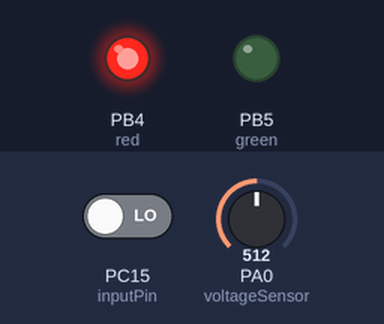
A sketch run on a simulated STM32 Blue Pill. Shown: output pins drawn as LEDs (lit = HIGH). The test bench sets the inputs (shaded band); at power-on: PA0 (voltageSensor) = 512, PC15 (inputPin) LOW.

Above: at 3.2 s.
3.3 s: PA0 (voltageSensor) set to 433
5.2 s: PA0 (voltageSensor) set to 407
At 6.7 s:
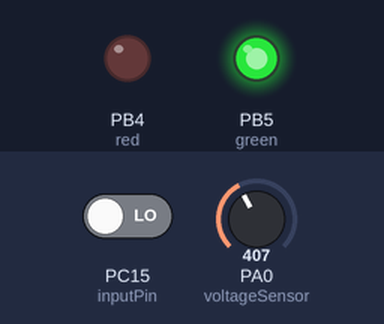
7.5 s: PA0 (voltageSensor) set to 511
At 9.2 s:
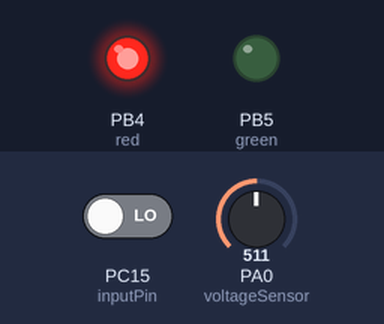
9.5 s: PA0 (voltageSensor) set to 306
At 11.0 s:
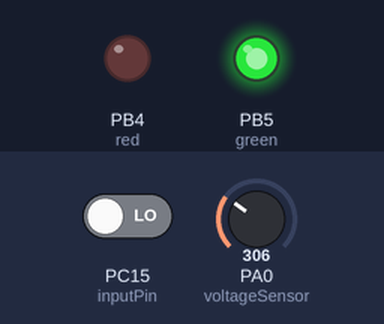
Timing chart, 0 to 12.5 s (numbered marks = the images above; inputs shaded):
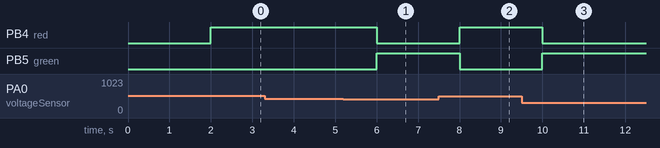

Measured:
- the behaviour switches between 420 and 419 on PA0 (voltageSensor) (found by bisection; images 0 and 1)
- after the input at 3.3 s, every drawn part: stays the same
- after the input at 5.2 s, PB4 (red): HIGH → LOW after 0.80 s; PB5 (green): LOW → HIGH after 0.80 s
- after the input at 7.5 s, PB4 (red): LOW → HIGH after 0.50 s; PB5 (green): HIGH → LOW after 0.50 s
- after the input at 9.5 s, PB4 (red): HIGH → LOW after 0.50 s; PB5 (green): LOW → HIGH after 0.50 s

The sketch:

Blink2.ino
```cpp
HardwareSerial mySerial(USART3);
const int voltageSensor = PA0;
const int red = PB4;                // choose the pin for the LED
const int green = PB5;
int count = 0;

float vOUT = 0.0;
float vIN = 0.0;
float R1 = 30000.0;
float R2 = 7500.0;
int value = 0;

int inputPin = PC15;               // choose the input pin (for PIR sensor)
int pirState = LOW;             // we start, assuming no motion detected
int val = 0;                    // variable for reading the pin status


void setup()
{
  pinMode(red, OUTPUT);      // declare LED as output
  pinMode(green, OUTPUT);      // declare LED as output
  pinMode(inputPin, INPUT);     // declare sensor as input

  mySerial.begin(9600);

  digitalWrite(red, LOW);
  mySerial.print("exit");
  delay(2000);
}

void loop()
{
  val = digitalRead(inputPin);
  if (val == HIGH) {
    if (pirState == LOW) {

      count ++;
      pirState = HIGH;
    }
  } else {
    if (pirState == HIGH) {
      pirState = LOW;
    }
  }
  value = analogRead(voltageSensor);
  vOUT = (value * 5.0) / 1024.0;
  //vIN = vOUT / (R2 / (R1 + R2));
  vIN = value/70.0;
  if ((int)vIN > 5) {
    digitalWrite(green, LOW);
    digitalWrite(red, HIGH);
  }
  else {
    digitalWrite(green, HIGH);
    digitalWrite(red, LOW);
  }
  mySerial.print(vIN);
  mySerial.print(":");
  mySerial.print(count);
  mySerial.print(":");
  mySerial.println(val);
  delay(1000);
}
```
